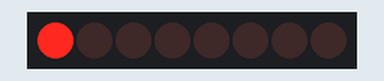
Recording of a sketch running on a simulated Arduino Uno, built with avr-gcc and run on an emulated ATmega328P. On the bench: 8 shift-register outputs drawn as a row of LEDs (first output left, lit = HIGH). Wiring (inferred from the names in the program): shift register (74HC595): data pin 4; shift clock pin 6; latch pin 5. Wiring (inferred from the signals the program sends): row of LEDs: on Q0, Q1, Q2, Q3, Q4, Q5, Q6, Q7.

Above: at 0.6 s.
At 5.1 s:
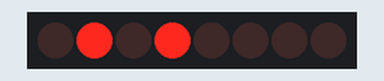
At 10.1 s:
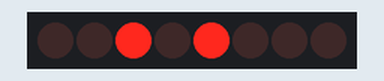
At 20.1 s:
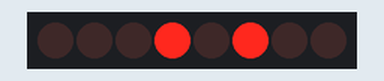
At 30.1 s:
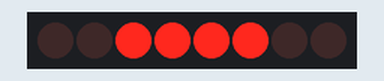
At 39.75 s:
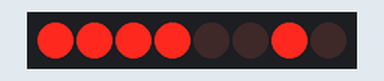
Timing chart, 0 to 40.0 s (numbered marks = the images above):
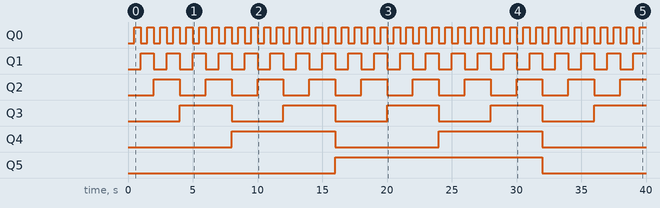

Measured:
- by itself, Q0: alternates HIGH for 0.50 s and LOW for 0.50 s
- by itself, Q1: alternates HIGH for 1.0 s and LOW for 1.0 s
- by itself, Q2: alternates HIGH for 2.0 s and LOW for 2.0 s
- by itself, Q3: alternates HIGH for 4.0 s and LOW for 4.0 s
- by itself, Q4: alternates HIGH for 8.0 s and LOW for 8.0 s
- by itself, Q5: LOW → HIGH at 16.0 s, → LOW 16.0 s later

The sketch:

_02_Shift_Register_Binary_Counter.ino
```cpp
/*

Basic Sketch To Control a 74HC595.
The Binary Counter
http://rheingoldheavy.com/shift-register-circuit-build-102/

*/

// Set the pin connections from the shift register
int dataPin    = 4;
int latchPin   = 5;
int clockPin   = 6;

// Create a variable to hold the 8-bit pattern for the leds
byte leds      = 0;

void setup()
{
  pinMode(latchPin,   OUTPUT);
  pinMode(dataPin,    OUTPUT);
  pinMode(clockPin,   OUTPUT);
}


void loop()
{

  for (byte i = 0; i < 255; i++)        // Decimal Counter
  {
    leds                  = i;
    refreshShiftRegister  ();
    delay                 (500);
  }

  /*
  for (byte i = 0; i < B11111111; i++)  // Binary Counter
  {
    leds                  = i;
    refreshShiftRegister  ();
    delay                 (500);
  }


  for (byte i = 0; i < 0xFF; i++)       // Hexadecimal Counter
  {
    leds                  = i;
    refreshShiftRegister  ();
    delay                 (500);
  }
  */

}

void refreshShiftRegister()
{
  digitalWrite  (latchPin, LOW);
  shiftOut      (dataPin, clockPin, MSBFIRST, leds);
  digitalWrite  (latchPin, HIGH);
}
```
